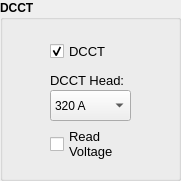
     <widget class="QGroupBox" name="groupBox_6">
      <property name="geometry">
       <rect>
        <x>950</x>
        <y>230</y>
        <width>181</width>
        <height>181</height>
       </rect>
      </property>
      <property name="font">
       <font>
        <weight>75</weight>
        <bold>true</bold>
       </font>
      </property>
      <property name="title">
       <string>DCCT</string>
      </property>
      <widget class="QCheckBox" name="chb_voltage">
       <property name="geometry">
        <rect>
         <x>50</x>
         <y>124</y>
         <width>70</width>
         <height>40</height>
        </rect>
       </property>
       <property name="font">
        <font>
         <pointsize>10</pointsize>
         <weight>50</weight>
         <bold>false</bold>
        </font>
       </property>
       <property name="toolTip">
        <string>&lt;html&gt;&lt;head/&gt;&lt;body&gt;&lt;p&gt;&lt;br/&gt;&lt;/p&gt;&lt;/body&gt;&lt;/html&gt;</string>
       </property>
       <property name="text">
        <string>Read
Voltage</string>
       </property>
       <property name="checked">
        <bool>false</bool>
       </property>
      </widget>
      <widget class="QLabel" name="label_178">
       <property name="geometry">
        <rect>
         <x>50</x>
         <y>70</y>
         <width>80</width>
         <height>20</height>
        </rect>
       </property>
       <property name="font">
        <font>
         <pointsize>10</pointsize>
         <weight>50</weight>
         <bold>false</bold>
        </font>
       </property>
       <property name="text">
        <string>DCCT Head:</string>
       </property>
      </widget>
      <widget class="QComboBox" name="dcct_select">
       <property name="geometry">
        <rect>
         <x>50</x>
         <y>90</y>
         <width>81</width>
         <height>31</height>
        </rect>
       </property>
       <property name="font">
        <font>
         <weight>50</weight>
         <bold>false</bold>
        </font>
       </property>
       <property name="currentIndex">
        <number>2</number>
       </property>
       <item>
        <property name="text">
         <string>40 A</string>
        </property>
       </item>
       <item>
        <property name="text">
         <string>160 A</string>
        </property>
       </item>
       <item>
        <property name="text">
         <string>320 A</string>
        </property>
       </item>
      </widget>
      <widget class="QCheckBox" name="chb_dcct">
       <property name="geometry">
        <rect>
         <x>50</x>
         <y>40</y>
         <width>97</width>
         <height>23</height>
        </rect>
       </property>
       <property name="font">
        <font>
         <pointsize>10</pointsize>
         <weight>50</weight>
         <bold>false</bold>
        </font>
       </property>
       <property name="toolTip">
        <string>&lt;html&gt;&lt;head/&gt;&lt;body&gt;&lt;p&gt;&lt;br/&gt;&lt;/p&gt;&lt;/body&gt;&lt;/html&gt;</string>
       </property>
       <property name="text">
        <string>DCCT</string>
       </property>
       <property name="checked">
        <bool>true</bool>
       </property>
      </widget>
     </widget>
